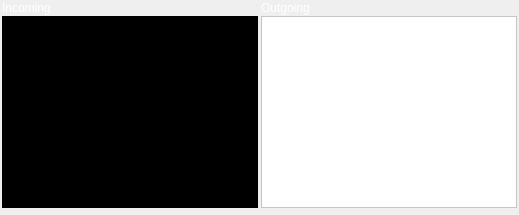
                     <widget class="QFrame" name="frame_5">
                      <property name="frameShape">
                       <enum>QFrame::NoFrame</enum>
                      </property>
                      <property name="frameShadow">
                       <enum>QFrame::Raised</enum>
                      </property>
                      <layout class="QHBoxLayout" name="horizontalLayout_7">
                       <property name="spacing">
                        <number>1</number>
                       </property>
                       <property name="leftMargin">
                        <number>1</number>
                       </property>
                       <property name="topMargin">
                        <number>0</number>
                       </property>
                       <property name="rightMargin">
                        <number>1</number>
                       </property>
                       <property name="bottomMargin">
                        <number>6</number>
                       </property>
                       <item>
                        <widget class="QFrame" name="frame_3">
                         <property name="frameShape">
                          <enum>QFrame::NoFrame</enum>
                         </property>
                         <property name="frameShadow">
                          <enum>QFrame::Raised</enum>
                         </property>
                         <layout class="QVBoxLayout" name="verticalLayout_8">
                          <property name="spacing">
                           <number>1</number>
                          </property>
                          <property name="leftMargin">
                           <number>1</number>
                          </property>
                          <property name="topMargin">
                           <number>1</number>
                          </property>
                          <property name="rightMargin">
                           <number>1</number>
                          </property>
                          <property name="bottomMargin">
                           <number>1</number>
                          </property>
                          <item>
                           <widget class="QLabel" name="label_8">
                            <property name="styleSheet">
                             <string notr="true">color: rgb(255, 255, 255);</string>
                            </property>
                            <property name="text">
                             <string>Incoming</string>
                            </property>
                           </widget>
                          </item>
                          <item>
                           <widget class="QGraphicsView" name="graphicsView">
                            <property name="sizePolicy">
                             <sizepolicy hsizetype="Preferred" vsizetype="Expanding">
                              <horstretch>0</horstretch>
                              <verstretch>0</verstretch>
                             </sizepolicy>
                            </property>
                            <property name="styleSheet">
                             <string notr="true">background-color: rgb(0, 0, 0);</string>
                            </property>
                           </widget>
                          </item>
                         </layout>
                        </widget>
                       </item>
                       <item>
                        <widget class="QFrame" name="frame_4">
                         <property name="frameShape">
                          <enum>QFrame::NoFrame</enum>
                         </property>
                         <property name="frameShadow">
                          <enum>QFrame::Raised</enum>
                         </property>
                         <layout class="QVBoxLayout" name="verticalLayout_9">
                          <property name="spacing">
                           <number>1</number>
                          </property>
                          <property name="leftMargin">
                           <number>1</number>
                          </property>
                          <property name="topMargin">
                           <number>1</number>
                          </property>
                          <property name="rightMargin">
                           <number>1</number>
                          </property>
                          <property name="bottomMargin">
                           <number>1</number>
                          </property>
                          <item>
                           <widget class="QLabel" name="label_4">
                            <property name="styleSheet">
                             <string notr="true">color: rgb(255, 255, 255);</string>
                            </property>
                            <property name="text">
                             <string>Outgoing</string>
                            </property>
                           </widget>
                          </item>
                          <item>
                           <widget class="QGraphicsView" name="graphicsView_4">
                            <property name="sizePolicy">
                             <sizepolicy hsizetype="Preferred" vsizetype="Expanding">
                              <horstretch>0</horstretch>
                              <verstretch>0</verstretch>
                             </sizepolicy>
                            </property>
                            <property name="styleSheet">
                             <string notr="true">background-color: rgb(255, 255, 255);</string>
                            </property>
                           </widget>
                          </item>
                         </layout>
                        </widget>
                       </item>
                      </layout>
                     </widget>
